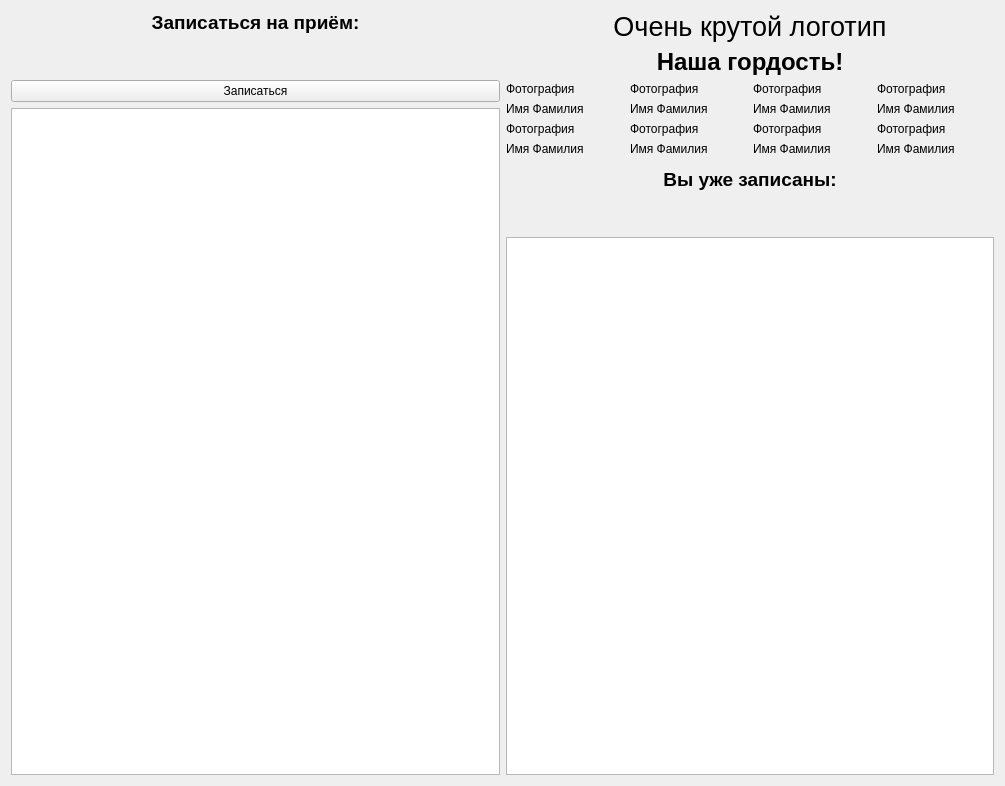
<?xml version="1.0" encoding="UTF-8"?>
<ui version="4.0">
 <class>Form</class>
 <widget class="QWidget" name="Form">
  <property name="geometry">
   <rect>
    <x>0</x>
    <y>0</y>
    <width>1005</width>
    <height>786</height>
   </rect>
  </property>
  <property name="windowTitle">
   <string>Form</string>
  </property>
  <layout class="QGridLayout" name="gridLayout">
   <item row="1" column="1">
    <layout class="QVBoxLayout" name="Best_Doctors">
     <item>
      <widget class="QLabel" name="Best_Doctors_Text">
       <property name="text">
        <string>&lt;html&gt;&lt;head/&gt;&lt;body&gt;&lt;p align=&quot;center&quot;&gt;&lt;span style=&quot; font-size:18pt; font-weight:600;&quot;&gt;Наша гордость!&lt;/span&gt;&lt;/p&gt;&lt;/body&gt;&lt;/html&gt;</string>
       </property>
      </widget>
     </item>
     <item>
      <layout class="QGridLayout" name="Photos">
       <item row="1" column="2">
        <layout class="QVBoxLayout" name="verticalLayout_7">
         <item>
          <widget class="QLabel" name="photo_7">
           <property name="text">
            <string>Фотография</string>
           </property>
          </widget>
         </item>
         <item>
          <widget class="QLabel" name="name_7">
           <property name="text">
            <string>Имя Фамилия</string>
           </property>
          </widget>
         </item>
        </layout>
       </item>
       <item row="0" column="3">
        <layout class="QVBoxLayout" name="verticalLayout_4">
         <item>
          <widget class="QLabel" name="photo_4">
           <property name="text">
            <string>Фотография</string>
           </property>
          </widget>
         </item>
         <item>
          <widget class="QLabel" name="name_4">
           <property name="text">
            <string>Имя Фамилия</string>
           </property>
          </widget>
         </item>
        </layout>
       </item>
       <item row="1" column="1">
        <layout class="QVBoxLayout" name="verticalLayout_6">
         <item>
          <widget class="QLabel" name="photo_6">
           <property name="text">
            <string>Фотография</string>
           </property>
          </widget>
         </item>
         <item>
          <widget class="QLabel" name="name_6">
           <property name="text">
            <string>Имя Фамилия</string>
           </property>
          </widget>
         </item>
        </layout>
       </item>
       <item row="1" column="0">
        <layout class="QVBoxLayout" name="verticalLayout_5">
         <item>
          <widget class="QLabel" name="photo_5">
           <property name="text">
            <string>Фотография</string>
           </property>
          </widget>
         </item>
         <item>
          <widget class="QLabel" name="name_5">
           <property name="text">
            <string>Имя Фамилия</string>
           </property>
          </widget>
         </item>
        </layout>
       </item>
       <item row="0" column="2">
        <layout class="QVBoxLayout" name="verticalLayout_3">
         <item>
          <widget class="QLabel" name="photo_3">
           <property name="text">
            <string>Фотография</string>
           </property>
          </widget>
         </item>
         <item>
          <widget class="QLabel" name="name_3">
           <property name="text">
            <string>Имя Фамилия</string>
           </property>
          </widget>
         </item>
        </layout>
       </item>
       <item row="1" column="3">
        <layout class="QVBoxLayout" name="verticalLayout_8">
         <item>
          <widget class="QLabel" name="photo_8">
           <property name="text">
            <string>Фотография</string>
           </property>
          </widget>
         </item>
         <item>
          <widget class="QLabel" name="name_8">
           <property name="text">
            <string>Имя Фамилия</string>
           </property>
          </widget>
         </item>
        </layout>
       </item>
       <item row="0" column="0">
        <layout class="QVBoxLayout" name="verticalLayout_1">
         <item>
          <widget class="QLabel" name="photo_1">
           <property name="text">
            <string>Фотография</string>
           </property>
          </widget>
         </item>
         <item>
          <widget class="QLabel" name="name_1">
           <property name="text">
            <string>Имя Фамилия</string>
           </property>
          </widget>
         </item>
        </layout>
       </item>
       <item row="0" column="1">
        <layout class="QVBoxLayout" name="verticalLayout_2">
         <item>
          <widget class="QLabel" name="photo_2">
           <property name="text">
            <string>Фотография</string>
           </property>
          </widget>
         </item>
         <item>
          <widget class="QLabel" name="name_2">
           <property name="text">
            <string>Имя Фамилия</string>
           </property>
          </widget>
         </item>
        </layout>
       </item>
      </layout>
     </item>
    </layout>
   </item>
   <item row="0" column="1">
    <layout class="QVBoxLayout" name="verticalLayout_10">
     <item>
      <widget class="QLabel" name="logo">
       <property name="text">
        <string>&lt;html&gt;&lt;head/&gt;&lt;body&gt;&lt;p align=&quot;center&quot;&gt;&lt;span style=&quot; font-size:20pt;&quot;&gt;Очень крутой логотип&lt;/span&gt;&lt;/p&gt;&lt;/body&gt;&lt;/html&gt;</string>
       </property>
      </widget>
     </item>
    </layout>
   </item>
   <item row="3" column="1">
    <layout class="QVBoxLayout" name="verticalLayout_9">
     <item>
      <widget class="QLabel" name="label_2">
       <property name="text">
        <string>&lt;html&gt;&lt;head/&gt;&lt;body&gt;&lt;p align=&quot;center&quot;&gt;&lt;span style=&quot; font-size:14pt; font-weight:600;&quot;&gt;Вы уже записаны:&lt;/span&gt;&lt;/p&gt;&lt;p align=&quot;center&quot;&gt;&lt;br/&gt;&lt;/p&gt;&lt;/body&gt;&lt;/html&gt;</string>
       </property>
      </widget>
     </item>
     <item>
      <widget class="QTableWidget" name="appointment"/>
     </item>
    </layout>
   </item>
   <item row="0" column="0" rowspan="4">
    <layout class="QVBoxLayout" name="verticalLayout">
     <item>
      <widget class="QLabel" name="label">
       <property name="text">
        <string>&lt;html&gt;&lt;head/&gt;&lt;body&gt;&lt;p align=&quot;center&quot;&gt;&lt;span style=&quot; font-size:14pt; font-weight:600;&quot;&gt;Записаться на приём:&lt;/span&gt;&lt;/p&gt;&lt;p align=&quot;center&quot;&gt;&lt;br/&gt;&lt;/p&gt;&lt;/body&gt;&lt;/html&gt;</string>
       </property>
      </widget>
     </item>
     <item>
      <widget class="QPushButton" name="imsick">
       <property name="text">
        <string>Записаться</string>
       </property>
      </widget>
     </item>
     <item>
      <widget class="QTableWidget" name="Doctors"/>
     </item>
    </layout>
   </item>
  </layout>
 </widget>
 <resources/>
 <connections/>
</ui>
